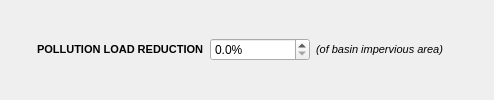
               <widget class="QWidget" name="widget_4" native="true">
                <layout class="QHBoxLayout" name="horizontalLayout_4">
                 <item>
                  <widget class="QLabel" name="pollute_img">
                   <property name="minimumSize">
                    <size>
                     <width>20</width>
                     <height>20</height>
                    </size>
                   </property>
                   <property name="maximumSize">
                    <size>
                     <width>20</width>
                     <height>20</height>
                    </size>
                   </property>
                   <property name="whatsThis">
                    <string>Select what design goals to consider and what priority they take over each other. Highest priority (1) and Lowest priority (3) influence technology's chance of being implemented. Note that equal priority can be set as well, in which case no one design rationale is more important than the other.</string>
                   </property>
                   <property name="text">
                    <string/>
                   </property>
                   <property name="pixmap">
                    <pixmap resource="../../../../Dropbox/01_URBANBEATS/Development/graphics/ubeats.qrc">:/icons/water-pollution.png</pixmap>
                   </property>
                   <property name="scaledContents">
                    <bool>true</bool>
                   </property>
                  </widget>
                 </item>
                 <item>
                  <widget class="QLabel" name="pollute_lbl">
                   <property name="minimumSize">
                    <size>
                     <width>0</width>
                     <height>16</height>
                    </size>
                   </property>
                   <property name="maximumSize">
                    <size>
                     <width>16777215</width>
                     <height>16</height>
                    </size>
                   </property>
                   <property name="toolTip">
                    <string>&lt;html&gt;&lt;head/&gt;&lt;body&gt;&lt;p&gt;&lt;span style=&quot; font-size:10pt;&quot;&gt;Reducing the impact of impervious surfaces on increasing stormwater runoff volumes. This objective aims to reduce total annual runoff volume by a specified %&lt;/span&gt;&lt;/p&gt;&lt;/body&gt;&lt;/html&gt;</string>
                   </property>
                   <property name="whatsThis">
                    <string>&lt;html&gt;&lt;head/&gt;&lt;body&gt;&lt;p&gt;&lt;span style=&quot; font-size:10pt;&quot;&gt;Reducing the impact of impervious surfaces on increasing stormwater runoff volumes. This objective aims to reduce total annual runoff volume by a specified %&lt;/span&gt;&lt;/p&gt;&lt;/body&gt;&lt;/html&gt;</string>
                   </property>
                   <property name="text">
                    <string>&lt;!DOCTYPE HTML PUBLIC &quot;-//W3C//DTD HTML 4.0//EN&quot; &quot;http://www.w3.org/TR/REC-html40/strict.dtd&quot;&gt;
&lt;html&gt;&lt;head&gt;&lt;meta name=&quot;qrichtext&quot; content=&quot;1&quot; /&gt;&lt;style type=&quot;text/css&quot;&gt;
p, li { white-space: pre-wrap; }
&lt;/style&gt;&lt;/head&gt;&lt;body style=&quot; font-family:'MS Shell Dlg 2'; font-size:8pt; font-weight:400; font-style:normal;&quot;&gt;
&lt;p style=&quot; margin-top:0px; margin-bottom:0px; margin-left:0px; margin-right:0px; -qt-block-indent:0; text-indent:0px;&quot;&gt;&lt;span style=&quot; font-weight:600;&quot;&gt;POLLUTION LOAD REDUCTION&lt;/span&gt;&lt;/p&gt;&lt;/body&gt;&lt;/html&gt;</string>
                   </property>
                  </widget>
                 </item>
                 <item>
                  <widget class="QDoubleSpinBox" name="service_pollute_spin">
                   <property name="minimumSize">
                    <size>
                     <width>100</width>
                     <height>0</height>
                    </size>
                   </property>
                   <property name="suffix">
                    <string>%</string>
                   </property>
                   <property name="decimals">
                    <number>1</number>
                   </property>
                  </widget>
                 </item>
                 <item>
                  <widget class="QLabel" name="pollute_lbl2">
                   <property name="text">
                    <string>&lt;!DOCTYPE HTML PUBLIC &quot;-//W3C//DTD HTML 4.0//EN&quot; &quot;http://www.w3.org/TR/REC-html40/strict.dtd&quot;&gt;
&lt;html&gt;&lt;head&gt;&lt;meta name=&quot;qrichtext&quot; content=&quot;1&quot; /&gt;&lt;style type=&quot;text/css&quot;&gt;
p, li { white-space: pre-wrap; }
&lt;/style&gt;&lt;/head&gt;&lt;body style=&quot; font-family:'MS Shell Dlg 2'; font-size:8.25pt; font-weight:400; font-style:normal;&quot;&gt;
&lt;p style=&quot; margin-top:0px; margin-bottom:0px; margin-left:0px; margin-right:0px; -qt-block-indent:0; text-indent:0px;&quot;&gt;&lt;span style=&quot; font-size:8pt; font-style:italic;&quot;&gt;(of basin impervious area)&lt;/span&gt;&lt;/p&gt;&lt;/body&gt;&lt;/html&gt;</string>
                   </property>
                  </widget>
                 </item>
                 <item>
                  <spacer name="horizontalSpacer_210">
                   <property name="orientation">
                    <enum>Qt::Horizontal</enum>
                   </property>
                   <property name="sizeHint" stdset="0">
                    <size>
                     <width>40</width>
                     <height>20</height>
                    </size>
                   </property>
                  </spacer>
                 </item>
                </layout>
               </widget>
